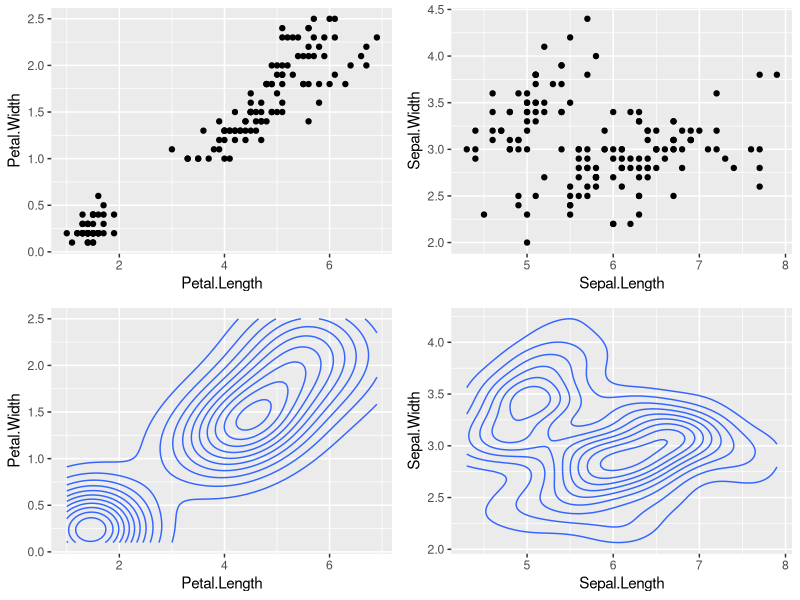
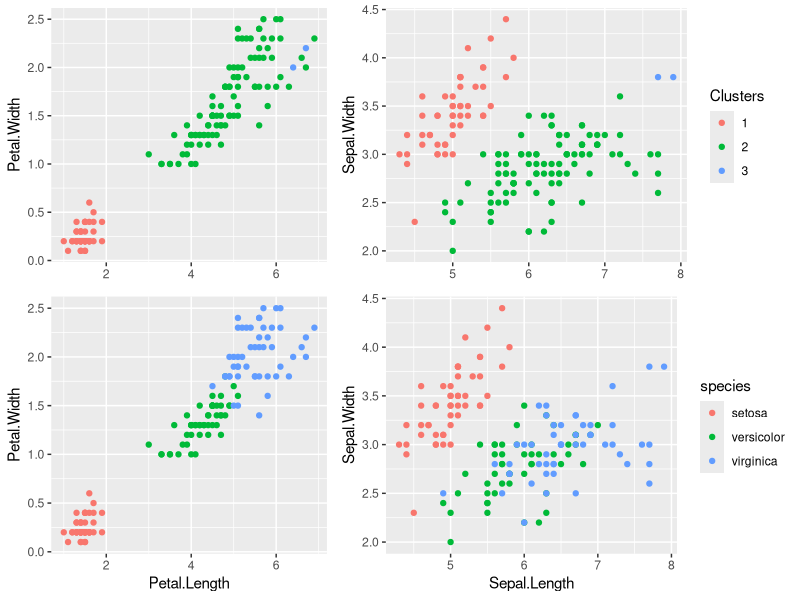
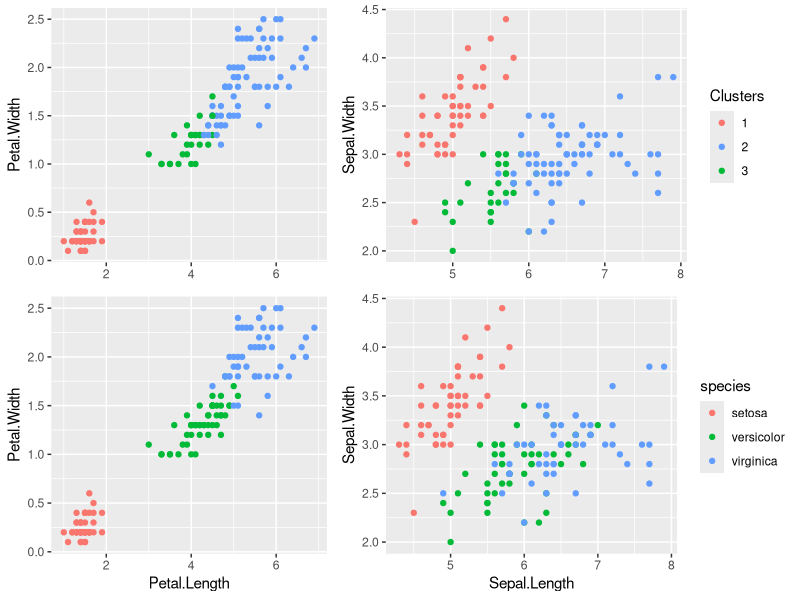
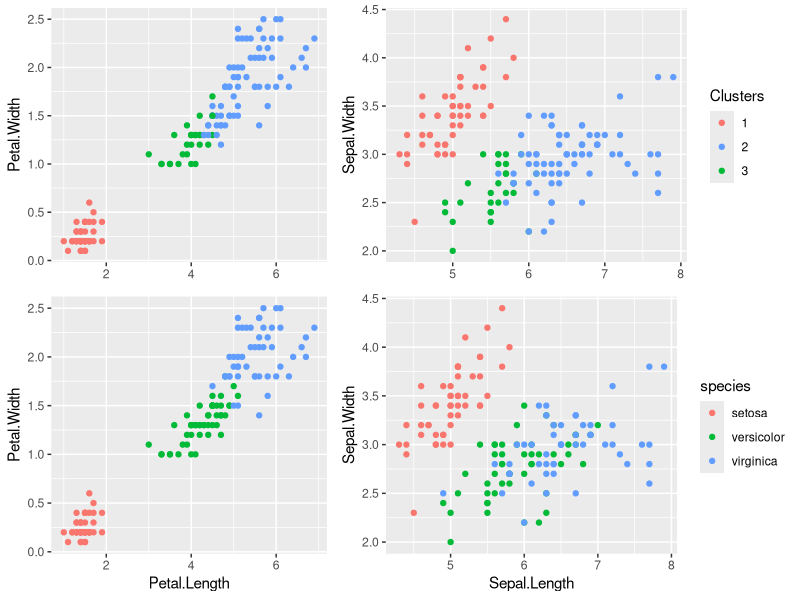

Write R code to recreate these figures, in order.
## ---- chunk 1
iris_df <- iris
str(iris)
## ---- chunk 2
species <- as.list(iris_df$Species)
species <- unlist(species)
iris_df <- iris_df[1:4]
## ---- chunk 3
library(ggplot2)
library(gridExtra)
library(knitr)
plot_1 <- ggplot(iris_df, aes(x = Petal.Length, y = Petal.Width)) +
                geom_point()
plot_2 <- ggplot(iris_df, aes(x = Sepal.Length, y = Sepal.Width)) +
                geom_point()
plot_3 <- ggplot(iris_df, aes(x = Petal.Length, y = Petal.Width)) +
                stat_density_2d()
plot_4 <- ggplot(iris_df, aes(x = Sepal.Length, y = Sepal.Width)) +
                stat_density_2d()

grid.arrange(plot_1, plot_2, plot_3, plot_4, ncol = 2, nrow = 2)
## ---- chunk 4
set.seed(3949)
iris_dist <- dist(iris_df, method = "euclidean")
model_1 <- hclust(iris_dist, method = "single")
model_1_cut <- cutree(model_1, 3)
table(species, model_1_cut)
## ---- chunk 5
plot_5 <- ggplot(iris_df, aes(x = Petal.Length, y = Petal.Width)) +
                geom_point(aes(col = factor(model_1_cut))) +
                theme(legend.position = "none") +
                theme(axis.title.x = element_blank())
plot_6 <- ggplot(iris_df, aes(x = Sepal.Length, y = Sepal.Width)) +
                geom_point(aes(col = factor(model_1_cut))) +
                scale_color_discrete(name = "Clusters     ") +
                theme(axis.title.x = element_blank())
plot_7 <- ggplot(iris_df, aes(x = Petal.Length, y = Petal.Width)) +
                geom_point(aes(col = species)) +
                theme(legend.position = "none")
plot_8 <- ggplot(iris_df, aes(x = Sepal.Length, y = Sepal.Width)) +
                geom_point(aes(col = species))

grid.arrange(plot_5, plot_6, plot_7,  plot_8, ncol = 2, nrow = 2,
             widths = c(2.3, 3.2), heights = c(2.6, 2.8))
## ---- chunk 6
model_2 <- hclust(iris_dist, method = "complete")
model_2_cut <- cutree(model_2, 3)
table(species, model_2_cut)
## ---- chunk 7
plot_9 <- ggplot(iris_df, aes(x = Petal.Length, y = Petal.Width)) +
                geom_point(aes(col = factor(model_2_cut))) +
                theme(legend.position = "none") +
                theme(axis.title.x = element_blank()) +
                scale_color_manual(values=c("#F8766D", "#619CFF", "#00BA38"))
plot_10 <- ggplot(iris_df, aes(x = Sepal.Length, y = Sepal.Width)) +
                geom_point(aes(col = factor(model_2_cut))) +
                scale_color_manual(name = "Clusters     ", values=c("#F8766D", "#619CFF", "#00BA38")) +
                theme(axis.title.x = element_blank())
plot_11 <- ggplot(iris_df, aes(x = Petal.Length, y = Petal.Width)) +
                geom_point(aes(col = species)) +
                theme(legend.position = "none")
plot_12 <- ggplot(iris_df, aes(x = Sepal.Length, y = Sepal.Width)) +
                geom_point(aes(col = species))

grid.arrange(plot_9, plot_10, plot_11,  plot_12, ncol = 2, nrow = 2,
             widths = c(2.3, 3.2), heights = c(2.6, 2.8))
## ---- chunk 8
set.seed(3949)
model_3 <- kmeans(iris_df, centers = 3)
table(species, model_3$cluster)
## ---- chunk 9
plot_13 <- ggplot(iris_df, aes(x = Petal.Length, y = Petal.Width)) +
                geom_point(aes(col = factor(model_3$cluster))) +
                theme(legend.position = "none") +
                theme(axis.title.x = element_blank())
plot_14 <- ggplot(iris_df, aes(x = Sepal.Length, y = Sepal.Width)) +
                geom_point(aes(col = factor(model_3$cluster))) +
                scale_color_discrete(name = "Clusters     ") +
                theme(axis.title.x = element_blank())
plot_15 <- ggplot(iris_df, aes(x = Petal.Length, y = Petal.Width)) +
                geom_point(aes(col = species)) +
                theme(legend.position = "none")
plot_16 <- ggplot(iris_df, aes(x = Sepal.Length, y = Sepal.Width)) +
                geom_point(aes(col = species))

grid.arrange(plot_9, plot_10, plot_11,  plot_12, ncol = 2, nrow = 2,
             widths = c(2.3, 3.2), heights = c(2.6, 2.8))
